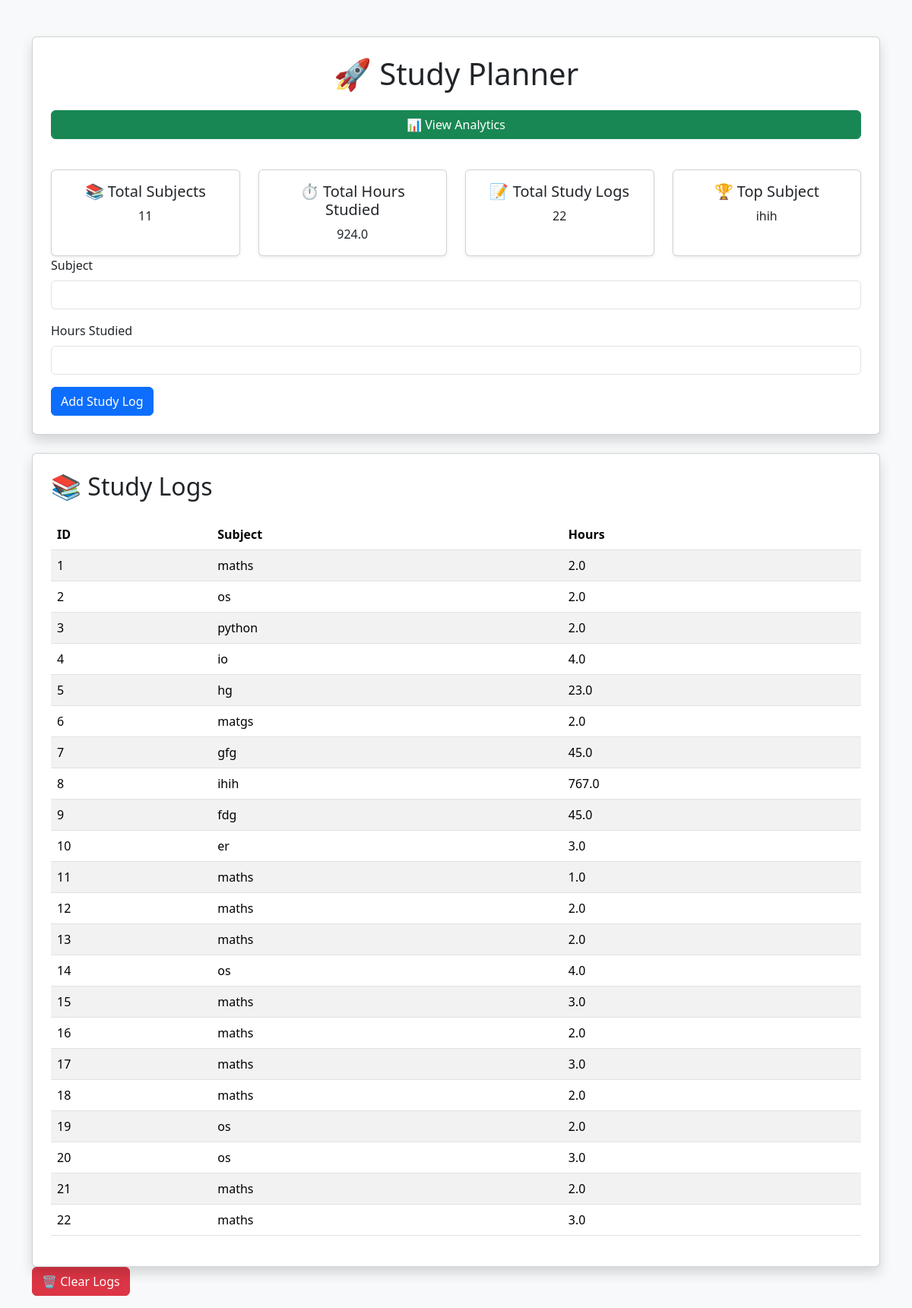
Before: / with the older database file.
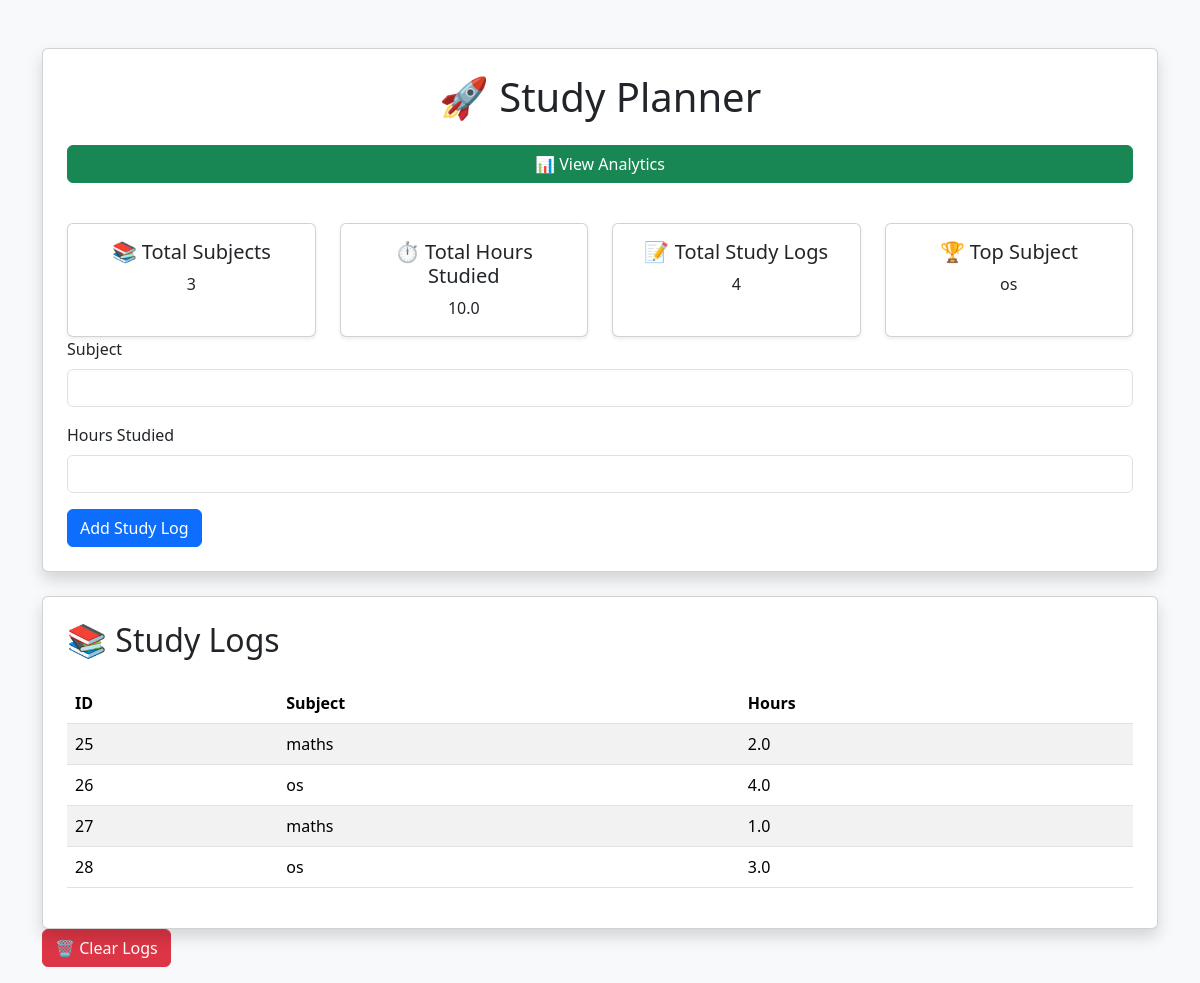
After: the same page with the newer database file.
### tables this page shows
CREATE TABLE study_logs (
    id INTEGER PRIMARY KEY AUTOINCREMENT,
    subject TEXT,
    hours REAL
);

### app.py (the view)
@app.route("/")
def home():
    conn = sqlite3.connect("database.db")
    cursor = conn.cursor()
    cursor.execute("SELECT * FROM study_logs")
    data = cursor.fetchall()
    cursor.execute("SELECT COUNT(DISTINCT subject) FROM study_logs")
    total_subjects = cursor.fetchone()[0]
    cursor.execute("SELECT SUM(hours) FROM study_logs")
    total_hours = cursor.fetchone()[0]
    cursor.execute("SELECT COUNT(*) FROM study_logs")
    total_logs = cursor.fetchone()[0]
    cursor.execute("""
        SELECT subject
        FROM study_logs
        GROUP BY subject
        ORDER BY SUM(hours) DESC
        LIMIT 1
    """)
    top_subject = cursor.fetchone()
    if top_subject:
        top_subject = top_subject[0]
    else:
        top_subject = "No data available"
    conn.close()
    print("Subjects:", total_subjects)
    print("Hours:", total_hours)
    print("Logs:", total_logs)
    print("Top Subject:", top_subject)
    return render_template("index.html",logs=data, total_subjects=total_subjects, total_hours=total_hours, total_logs=total_logs, top_subject=top_subject)

### templates/index.html (shortened to what this page needs)
<!DOCTYPE html>
<html>
<head>
     <link href="https://cdn.jsdelivr.net/npm/bootstrap@5.3.3/dist/css/bootstrap.min.css" rel="stylesheet">
</head>
<body class="bg-light">
<div class="container mt-5">
    <div class="card shadow p-4">
        <h1 class="text-center mb-4">
            🚀 Study Planner
        </h1>
        <a href="/analytics" class="btn btn-success mb-3">
            📊 View Analytics
        </a>
    <div class="row mt-4">
    <div class="col-md-3">
        <div class="card text-center h-100 shadow-sm">
            <div class="card-body">
                <h5>📚 Total Subjects</h5>
                <h2class="fw-bold">{{ total_subjects }}</h2>
            </div>
        </div>
    </div>
    <div class="col-md-3">
        <div class="card text-center h-100 shadow-sm">
            <div class="card-body">
                <h5>⏱️ Total Hours Studied</h5>
                <h2class="fw-bold">{{ total_hours }}</h2>
            </div>
        </div>
    </div>
    <div class="col-md-3">
        <div class="card text-center h-100 shadow-sm">
            <div class="card-body">
                <h5>📝 Total Study Logs</h5>
                <h2class="fw-bold">{{ total_logs }}</h2>
            </div>
        </div>
    </div>
    <div class="col-md-3">
        <div class="card text-center h-100 shadow-sm">
            <div class="card-body">
                <h5>🏆 Top Subject</h5>
                <h2class="fw-bold">{{ top_subject }}</h2>
            </div>
        </div>
    </div>
</div>
        <form method="POST" action="/add">
            <div class="mb-3">
                <label class="form-label">Subject</label>
                <input
                    type="text"
                    name="subject"
                    class="form-control"
                    required
                >
            </div>
            <div class="mb-3">
                <label class="form-label">Hours Studied</label>
                <input
                    type="number"
                    name="hours"
                    class="form-control"
                    required
                >
            </div>
            <button class="btn btn-primary">
                Add Study Log
            </button>
        </form>
    </div>
    <div class="card shadow mt-4 p-4">
        <h2>📚 Study Logs</h2>
        <table class="table table-striped mt-3">
            <thead>
                <tr>
                    <th>ID</th>
                    <th>Subject</th>
                    <th>Hours</th>
                </tr>
            </thead>
            <tbody>
                {% for row in logs %}
                <tr>
                    <td>{{ row[0] }}</td>
                    <td>{{ row[1] }}</td>
                    <td>{{ row[2] }}</td>
                </tr>
                {% endfor %}
            </tbody>
        </table>
    </div>
    <form action="/clear" method="POST">
   <button
    class="btn btn-danger mb-3"
    onclick="return confirm('Are you sure you want to clear all logs?')">
    🗑️ Clear Logs
</button>
</form>
</div>
</body>
</html>

Changed rows visible on the page:
removed study_logs: subject "ihih", id "8", hours "767.0"
removed study_logs: id "1", subject "maths", hours "2.0"
removed study_logs: id "2", subject "os", hours "2.0"
removed study_logs: id "3", subject "python", hours "2.0"
removed study_logs: id "4", subject "io", hours "4.0"
removed study_logs: id "5", subject "hg", hours "23.0"
removed study_logs: id "6", subject "matgs", hours "2.0"
removed study_logs: id "7", subject "gfg", hours "45.0"
removed study_logs: id "9", subject "fdg", hours "45.0"
removed study_logs: id "10", subject "er", hours "3.0"
removed study_logs: id "11", subject "maths", hours "1.0"
removed study_logs: id "12", subject "maths", hours "2.0"
removed study_logs: id "13", subject "maths", hours "2.0"
removed study_logs: id "14", subject "os", hours "4.0"
removed study_logs: id "15", subject "maths", hours "3.0"
removed study_logs: id "16", subject "maths", hours "2.0"
removed study_logs: id "17", subject "maths", hours "3.0"
removed study_logs: id "18", subject "maths", hours "2.0"
removed study_logs: id "19", subject "os", hours "2.0"
removed study_logs: id "20", subject "os", hours "3.0"
removed study_logs: id "21", subject "maths", hours "2.0"
removed study_logs: id "22", subject "maths", hours "3.0"
added study_logs: id "25", subject "maths", hours "2.0"
added study_logs: id "26", subject "os", hours "4.0"
added study_logs: id "27", subject "maths", hours "1.0"
added study_logs: id "28", subject "os", hours "3.0"
Other visible differences:
{{ total_subjects }}: "11" → "3"
{{ total_hours }}: "924.0" → "10.0"
{{ total_logs }}: "22" → "4"
{{ top_subject }}: (not shown) → "os"
